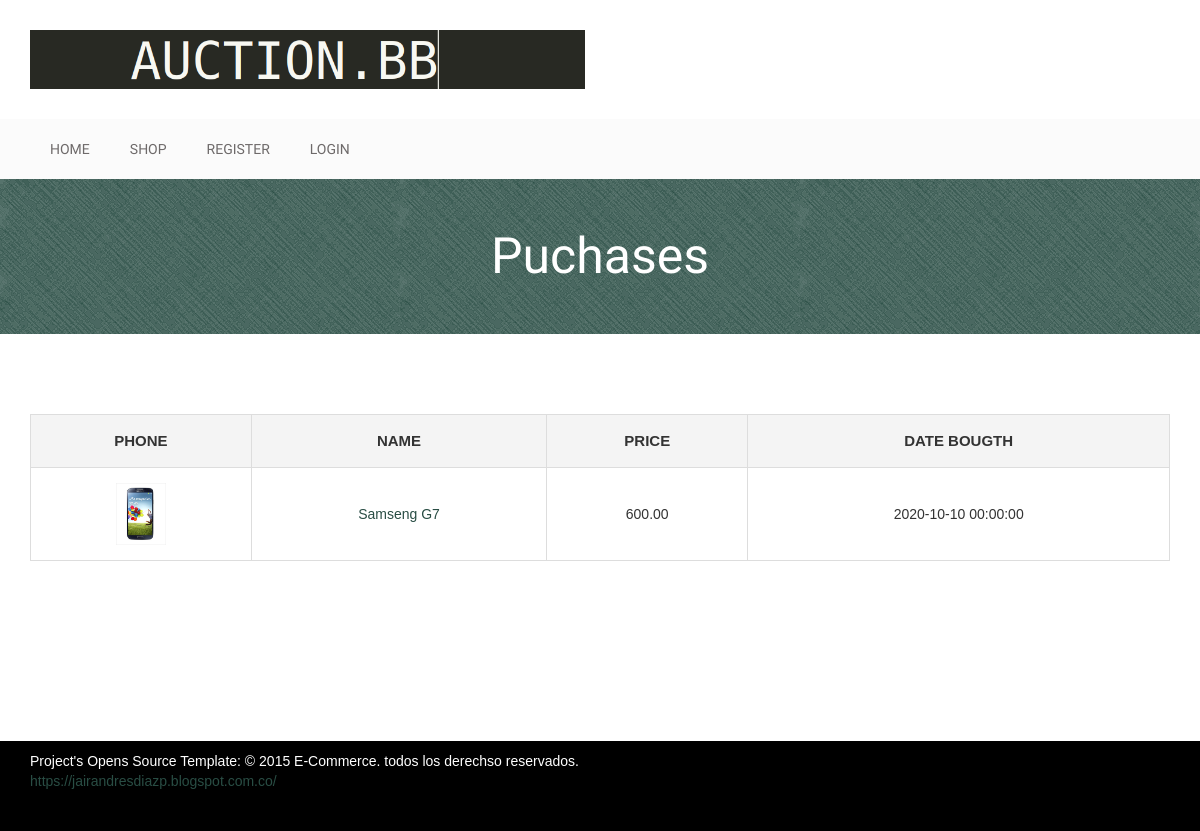
The page /purchases.php (signed in) on the database its author committed.
### tables this page shows
CREATE TABLE `Licitatie` (
	`IDLicitatie`  INT unsigned NOT NULL AUTO_INCREMENT,
	`IDUtilizator` INT unsigned, 
	`IDTelefon` INT unsigned NOT NULL,
	`PretLicitat` DECIMAL(10,2) NOT NULL,
	`DataLicitatie` DATETIME DEFAULT NOW(),
	
	PRIMARY KEY (`IDLicitatie`),
	FOREIGN KEY (`IDUtilizator`) REFERENCES Persoana(`IDUtilizator`) ON DELETE SET NULL,
	FOREIGN KEY (`IDTelefon`) REFERENCES Telefon(`IDTelefon`)
);

CREATE TABLE `Telefon` (
	`IDTelefon` INT unsigned NOT NULL AUTO_INCREMENT,
	`IDUtilizator` INT unsigned NOT NULL,  
	`LocImagine` VARCHAR(50) NOT NULL,
	`Nume` VARCHAR(50) NOT NULL,
	`PretInitial` DECIMAL(10,2) NOT NULL, 
	`AnAparitie` CHAR(4) NOT NULL,
	`Specificatii` VARCHAR(500),
	`DataLicitatie` DATETIME NOT NULL,
	`Vandut` BOOL DEFAULT False,
	
	PRIMARY KEY (`IDTelefon`),
	FOREIGN KEY (`IDUtilizator`) REFERENCES Vanzator(`IDUtilizator`)
);

### www/purchases.php (the view, shortened to what this page needs)
<?
include_once 'db_connect.php';
include_once 'common.php';
$query = "SELECT T.IDTelefon, T.LocImagine, T.Nume, L.PretLicitat, L.DataLicitatie FROM Licitatie L INNER JOIN Telefon T ON L.IDTelefon = T.IDTelefon Where L.IDUtilizator = ?";
if ($stmt = $conn->prepare($query)) {
    $stmt->bind_param("i",$_SESSION['idU']);
    $stmt->execute();
    $result = $stmt->get_result();
    if ($result->num_rows > 0){
        $purchases='';
        $pur = new FancyTable(Array('Phone','Name','Price','Date bougth'));
        while($row = $result->fetch_assoc()){
            $phoneID=$row['IDTelefon'];
            $imgLoc=$row['LocImagine'];
            $phoneName=$row["Nume"];
            $bill=$row["PretLicitat"];
            $purchaseDate=$row["DataLicitatie"];
            $thumbnail="<a href=\"single-product.php?t=${phoneID}\"><img width=\"50\" height=\"50\" alt=\"poster_1_up\" class=\"shop_thumbnail\" src=\"${imgLoc}\"></a>";
            $name="<a href=\"single-product.php?t=${phoneID}\">${phoneName}</a>";
            $pur->appendRow(Array($thumbnail,$name,$bill,$purchaseDate));
        }
        $purchases=$pur->getTableHTML();
    } else $purchases="<h1> No purchases yet. Ready to auction? </h1>";
} else error("Internal server error.");
echo $HEADER;
echo PrintHeader('Puchases');
echo <<<BODYHTML
<div class="single-product-area">
    <div class="zigzag-bottom"></div>
    <div class="container">
        <div class="row">
            <div class="col-md-12">
                <div class="product-content-right">
                    <div class="woocommerce">
                        ${purchases}
                    </div>
                </div>
            </div>
        </div>
    </div>
</div>
BODYHTML;
echo $FOOTER;
?>

### www/common.php (shortened to what this page needs)
<?php
class FancyTable{
  private $tableHeader;
  private $numcol;
  private $tableColumns;
  private $numrows=0;
  public function __construct($tableHeader){
    $this->tableHeader=$tableHeader;
    $this->numcol=count($tableHeader);
    $this->tableColumns=Array();
  }
  public function appendRow($row){
    if(is_array($row))
      if(count($row)==$this->numcol){
        array_push($this->tableColumns,$row);
        $this->numrows++;
      } else error("Invalid number of columns at FancyTable, given".count($row)." expecting ".$this->numcol);
  }
  public function getTableHTML(){
    $table='';
    $table=$table. '<table cellspacing="0" class="shop_table cart"><thead><tr>';
    for ($i=0; $i < $this->numcol ; $i++) {
      $table=$table. '<th>'.$this->tableHeader[$i].'</th>';
    }
    $table=$table. '</tr></thead>';
    $table=$table. '<tbody>';
    for ($i=0; $i < $this->numrows ; $i++) {
      $table=$table. '<tr>';
      for ($j=0; $j < $this->numcol ; $j++) {
        $table=$table. '<td>'.$this->tableColumns[$i][$j].'</td>';
      }
      $table=$table. '</tr>';
    }
    $table=$table. '</tbody></table>';
    return $table;
  }
}
$HEADER=<<<'HEADERHTML'
<!DOCTYPE html>
<html lang="en">
  <head>
    <link rel="stylesheet" href="css/bootstrap.min.css">
    <link rel="stylesheet" href="css/font-awesome.min.css">
    <link rel="stylesheet" href="css/owl.carousel.css">
    <link rel="stylesheet" href="css/style.css">
    <link rel="stylesheet" href="css/responsive.css">
  </head>
  <body>
    <div class="site-branding-area">
        <div class="container">
            <div class="row">
                <div class="col-sm-6">
                    <div class="logo">
                        <h1><a href="index.php"><img src="img/logo.png"></a></h1>
                    </div>
                </div>
            </div>
        </div>
    </div>
    <div class="mainmenu-area">
        <div class="container">
            <div class="row">
                <div class="navbar-collapse collapse">
                </div>
            </div>
        </div>
    </div>
HEADERHTML;
function PrintHeader($headername){
return <<<PrintHeaderHTML
    <div class="product-big-title-area">
        <div class="container">
            <div class="row">
                <div class="col-md-12">
                    <div class="product-bit-title text-center">
                        <h2>${headername}</h2>
                    </div>
                </div>
            </div>
        </div>
    </div>
PrintHeaderHTML;
}
$FOOTER=<<<'FOOTERHTML'
    <div class="footer-bottom-area">
        <div class="container">
            <div class="row">
                <div class="col-md-8">
                    <div class="copyright">
                        <p>Project's Opens Source Template: &copy; 2015 E-Commerce. todos los derechso reservados. <a href="https://jairandresdiazp.blogspot.com.co/" target="_blank">https://jairandresdiazp.blogspot.com.co/</a></p>
                    </div>
                </div>
            </div>
        </div>
    </div>
    <script src="https://code.jquery.com/jquery.min.js"></script>
    <script src="http://maxcdn.bootstrapcdn.com/bootstrap/3.2.0/js/bootstrap.min.js"></script>
    <script src="js/owl.carousel.min.js"></script>
    <script src="js/jquery.sticky.js"></script>
    <script src="js/jquery.easing.1.3.min.js"></script>
    <script src="js/main.js"></script>
    <script type="text/javascript" src="js/menu.js"></script>
  </body>
</html>
FOOTERHTML;
?>

### www/css/style.css (style rules this page uses)
img { max-width: 100%; height: auto; }
h1, h2, h3, h4, h5, h6 { margin: 0 0 15px; }
body { font-family:Arial, Helvetica, sans-serif; }
.mainmenu-area { background: none repeat scroll 0 0 #fbfbfb; font-family: "Roboto Condensed",sans-serif; text-transform: uppercase; width: 100%; z-index: 999; }
.logo h1 { font-size: 40px; margin: 30px 0;font-weight: 400; }
.logo h1 a { color: #999; }
.footer-bottom-area { background: #000;color: #fff }
a { color: #294D44 }
.footer-bottom-area { background: none repeat scroll 0 0 #000; color: #fff; padding-bottom: 40px; }
.copyright > p { margin: 10px 0 0; }
.product-big-title-area { background: url(img/crossword.png) repeat scroll 0 0 #294D44 }
.product-bit-title h2 { font-family: raleway; font-size: 50px; font-weight: 200; margin: 0; padding: 50px 0;color: #fff; }
.single-product-area { padding: 80px 0 130px; }
table.shop_table { border-bottom: 1px solid #ddd; border-right: 1px solid #ddd; margin-bottom: 50px; width: 100%; }
table.shop_table th, table.shop_table td { border-left: 1px solid #ddd; border-top: 1px solid #ddd; padding: 15px; text-align: center; }
table.shop_table th { background: none repeat scroll 0 0 #f4f4f4; font-size: 15px; text-transform: uppercase; }

### rows shown on the page
licitatie: IDTelefon.Nume "Samseng G7", PretLicitat "600.00 2020-10-10 00:00:00"

### other values the page prints
headername "Puchases"
$this->tableHeader[$i] "PHONE NAME PRICE DATE BOUGTH"
